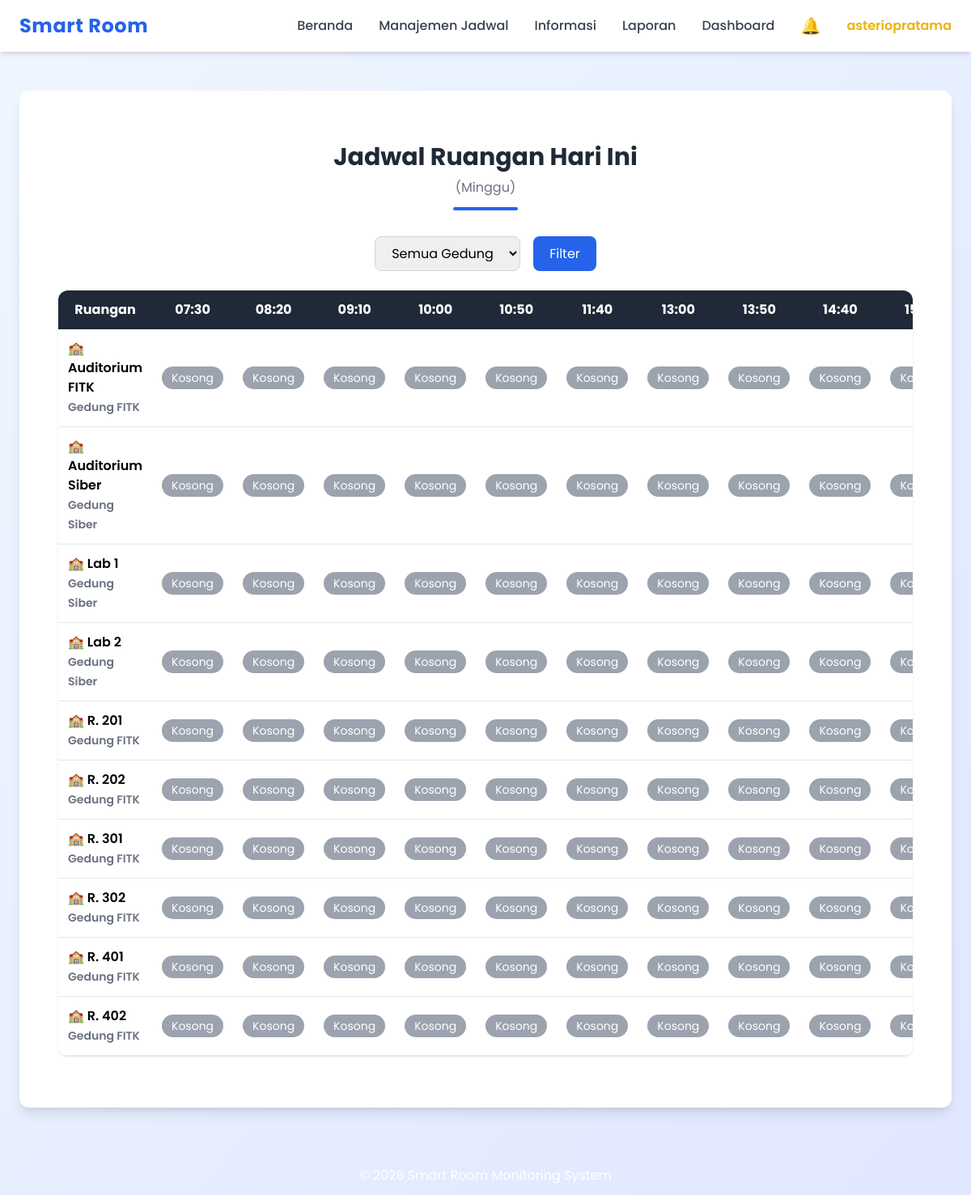
Screenshot of /index.php?menu=status (signed in) with the database file from the repository.
### tables this page shows
CREATE TABLE `ruangan` (
  `id_ruangan` int(11) NOT NULL,
  `id_gedung` int(11) DEFAULT NULL,
  `nama_ruangan` varchar(50) DEFAULT NULL,
  `kapasitas` int(11) DEFAULT NULL
);

CREATE TABLE `gedung` (
  `id_gedung` int(11) NOT NULL,
  `nama_gedung` varchar(100) DEFAULT NULL
);

### pages/status.php (the view, shortened to what this page needs)
<?php
require_once dirname(__DIR__) . "/config/koneksi.php";
$today = date("l");
$hariMap = [
"Monday"=>"Senin",
"Tuesday"=>"Selasa",
"Wednesday"=>"Rabu",
"Thursday"=>"Kamis",
"Friday"=>"Jumat",
"Saturday"=>"Sabtu",
"Sunday"=>"Minggu"
];
$hari = $hariMap[$today];
$where="";
$ruangan = mysqli_query($conn,"
SELECT ruangan.*, gedung.nama_gedung
FROM ruangan
LEFT JOIN gedung ON ruangan.id_gedung = gedung.id_gedung
$where
ORDER BY ruangan.nama_ruangan
");
$jamList = [];
$start = strtotime("07:30");
$end = strtotime("18:00");
while($start < $end){
$time = date("H:i:s",$start);
$jamList[] = $time;
$start = strtotime("+50 minutes",$start);
if(date("H:i",$start) == "12:30"){
$start = strtotime("13:00");
}
}
?>
<div class="max-w-7xl mx-auto px-6 py-10">
<div class="mb-8 text-center">
<h2 class="text-3xl font-bold text-gray-800">
Jadwal Ruangan Hari Ini
</h2>
<p class="text-gray-500 mt-2">
(<?php echo $hari ?>)
</p>
<div class="w-20 h-1 bg-blue-600 mx-auto mt-3 rounded"></div>
</div>
<form method="GET" action="index.php" class="mb-6">
<div class="flex flex-wrap gap-4 justify-center">
<select name="gedung"
class="border border-gray-300 rounded-lg px-4 py-2 focus:ring-2 focus:ring-blue-500">
<option value="">Semua Gedung</option>
</select>
<button
class="bg-blue-600 text-white px-5 py-2 rounded-lg hover:bg-blue-700 transition">
Filter
</button>
</div>
</form>
<div class="overflow-x-auto bg-white shadow rounded-xl">
<table class="min-w-full text-center border-collapse">
<thead class="bg-gray-800 text-white">
<tr>
<th class="p-3">Ruangan</th>
<?php
foreach($jamList as $jam){
echo "<th class='p-3'>".substr($jam,0,5)."</th>";
}
?>
</tr>
</thead>
<tbody>
<?php
while($r=mysqli_fetch_assoc($ruangan)){
echo "<tr class='border-b hover:bg-gray-50'>";
echo "<td class='p-3 font-semibold text-left'>
🏫 ".$r['nama_ruangan']."
<br>
<span class='text-sm text-gray-500'>".$r['nama_gedung']."</span>
</td>";
foreach($jamList as $jam){
$q=mysqli_query($conn,"
SELECT *
FROM jadwal
WHERE id_ruangan='".$r['id_ruangan']."'
AND hari='$hari'
AND '$jam' BETWEEN jam_mulai AND jam_selesai
");
if(mysqli_num_rows($q)>0){
echo "<td class='p-3'>
<span class='bg-green-500 text-white px-3 py-1 rounded-full text-sm'>
Dipakai
</span>
</td>";
}else{
echo "<td class='p-3'>
<span class='bg-gray-400 text-white px-3 py-1 rounded-full text-sm'>
Kosong
</span>
</td>";
}
}
echo "</tr>";
}
?>
</tbody>
</table>
</div>
</div>

### index.php (style rules this page uses)
body { font-family: 'Poppins', sans-serif; }

### rows the page displays
ruangan: nama_ruangan "Auditorium FITK", id_gedung.nama_gedung "Gedung FITK"
ruangan: nama_ruangan "Auditorium Siber", id_gedung.nama_gedung "Gedung Siber"
ruangan: nama_ruangan "Lab 1", id_gedung.nama_gedung "Gedung Siber"
ruangan: nama_ruangan "Lab 2", id_gedung.nama_gedung "Gedung Siber"
ruangan: nama_ruangan "R. 201", id_gedung.nama_gedung "Gedung FITK"
ruangan: nama_ruangan "R. 202", id_gedung.nama_gedung "Gedung FITK"
ruangan: nama_ruangan "R. 301", id_gedung.nama_gedung "Gedung FITK"
ruangan: nama_ruangan "R. 302", id_gedung.nama_gedung "Gedung FITK"
ruangan: nama_ruangan "R. 401", id_gedung.nama_gedung "Gedung FITK"
ruangan: nama_ruangan "R. 402", id_gedung.nama_gedung "Gedung FITK"

### other values shown
$_SESSION['username'] "asteriopratama"
$hari "Minggu"
substr($jam,0,5) "07:30"
substr($jam,0,5) "08:20"
substr($jam,0,5) "09:10"
substr($jam,0,5) "10:00"
substr($jam,0,5) "10:50"
substr($jam,0,5) "11:40"
substr($jam,0,5) "13:00"
substr($jam,0,5) "13:50"
substr($jam,0,5) "14:40"
